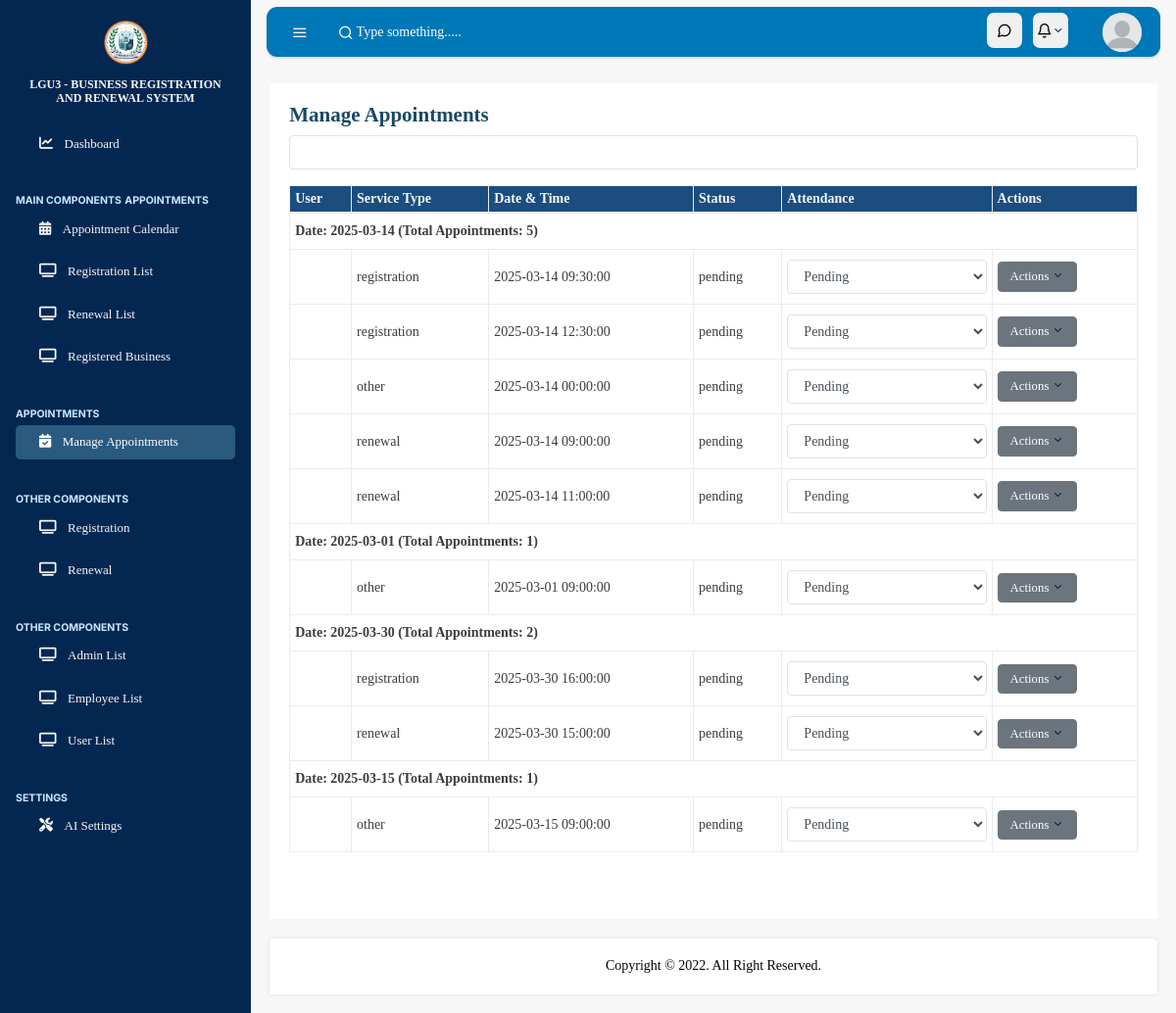
The page /admin/manage_appointments.php on the database its author committed.
### tables this page shows
CREATE TABLE `appointments` (
  `id` int(11) NOT NULL,
  `service_type` varchar(50) NOT NULL,
  `appointment_date` date NOT NULL,
  `time_slot` time NOT NULL,
  `notes` text DEFAULT NULL,
  `created_at` timestamp NOT NULL DEFAULT current_timestamp(),
  `duration` int(11) NOT NULL,
  `user_id` int(11) DEFAULT NULL,
  `status` varchar(50) DEFAULT 'pending',
  `attendance` varchar(50) DEFAULT 'pending'
);

### admin/manage_appointments.php (the view, shortened to what this page needs)
<?php
include '../admin/assets/inc/header.php';
?>
<div class="table-container-form">
    <div class="table-container table-form">
        <div class="table-body">
            <h4>Manage Appointments</h4>
            <div class="mb-3">
                <input type="text" id="searchAppointments" class="form-control" placeholder="Search by user, service type, or status...">
            </div>
            <table class="table table-bordered" id="appointmentsTable">
                <thead>
                    <tr>
                        <th>User</th>
                        <th>Service Type</th>
                        <th>Date & Time</th>
                        <th>Status</th>
                        <th>Attendance</th>
                        <th>Actions</th>
                    </tr>
                </thead>
                <tbody>
                    <?php
                    $query = "SELECT * FROM appointments";
                    $result = mysqli_query($conn, $query);
                    $appointmentsByDate = [];
                    while ($row = mysqli_fetch_assoc($result)) {
                        $date = $row['appointment_date'];
                        if (!isset($appointmentsByDate[$date])) {
                            $appointmentsByDate[$date] = [];
                        }
                        $appointmentsByDate[$date][] = $row;
                    }
                    foreach ($appointmentsByDate as $date => $appointments) {
                        $totalAppointments = count($appointments);
                        echo "<tr>
                                <td colspan='6'><strong>Date: {$date} (Total Appointments: {$totalAppointments})</strong></td>
                              </tr>";
                        foreach ($appointments as $row) {
                            echo "<tr data-id='{$row['id']}'>
                                    <td>{$row['user_id']}</td>
                                    <td>{$row['service_type']}</td>
                                    <td>{$row['appointment_date']} {$row['time_slot']}</td>
                                    <td class='status'>{$row['status']}</td>
                                    <td>
                                        <select class='form-control attendance' onchange='updateAttendance({$row['id']}, this.value)'>
                                            <option value='pending' " . ($row['attendance'] === 'pending' ? 'selected' : '') . ">Pending</option>
                                            <option value='attended' " . ($row['attendance'] === 'attended' ? 'selected' : '') . ">Attended</option>
                                            <option value='not_attended' " . ($row['attendance'] === 'not_attended' ? 'selected' : '') . ">Not Attended</option>
                                        </select>
                                    </td>
                                    <td>
                                        <div class='dropdown'>
                                            <button class='btn btn-secondary dropdown-toggle' type='button' id='dropdownMenuButton{$row['id']}' data-bs-toggle='dropdown' aria-expanded='false'>
                                                Actions
                                            </button>
                                            <ul class='dropdown-menu' aria-labelledby='dropdownMenuButton{$row['id']}'>
                                                <li><a class='dropdown-item' href='#' data-action='approve' data-id='{$row['id']}'>Approve</a></li>
                                                <li><a class='dropdown-item' href='#' data-action='pending' data-id='{$row['id']}'>Pending</a></li>
                                                <li><a class='dropdown-item' href='#' data-action='reject' data-id='{$row['id']}'>Reject</a></li>
                                                <li><a class='dropdown-item' href='#' data-action='delete' data-id='{$row['id']}'>Delete</a></li>
                                            </ul>
                                        </div>
                                    </td>
                                  </tr>";
                        }
                    }
                    ?>
                </tbody>
            </table>
        </div>
    </div>
</div>
<?php
include '../admin/assets/inc/footer.php';
?>

### admin/assets/inc/header.php (shortened to what this page needs)
<!DOCTYPE html>
<html lang="en">
<head>
    <link rel="stylesheet" href="https://cdn.jsdelivr.net/npm/@fortawesome/fontawesome-free@6.6.0/css/fontawesome.min.css">
    <link rel="stylesheet" href="https://cdnjs.cloudflare.com/ajax/libs/font-awesome/6.6.0/css/all.min.css">
    <link rel="stylesheet" href="assets/css/simplebar.css">
    <link rel="stylesheet" href="assets/css/feather.css">
    <link rel="stylesheet" href="assets/css/main.css">
    <link rel="stylesheet" href="https://cdn.datatables.net/1.13.4/css/dataTables.bootstrap5.min.css" />
    <link href="https://cdn.jsdelivr.net/npm/summernote@0.8.18/dist/summernote.min.css" rel="stylesheet">
    <link href="https://cdn.jsdelivr.net/npm/summernote@0.8.18/dist/summernote-lite.min.css" rel="stylesheet">
    <link rel="stylesheet" href="assets/css/evo-calendar.midnight-blue.min.css">
    <link rel="stylesheet" href="assets/css/evo-calendar.min.css">
    <link rel="stylesheet" href="assets/css/evo-calendar.royal-navy.css">
    <link rel="stylesheet" href="assets/css/evo-calendar.royal-navy.min.css">
</head>
<body class="vertical  light">
    <div class="wrapper">
        <?php include 'assets/inc/navbar.php';  ?>
        <?php include 'assets/inc/sidebar.php';  ?>
        <main role="main" class="main-content">

### admin/assets/inc/navbar.php (shortened to what this page needs)
<nav class="topnav navbar navbar-light">
    <button type="button" class="navbar-toggler text-muted mt-2 p-0 mr-3 collapseSidebar">
        <i class="fe fe-menu navbar-toggler-icon"></i>
    </button>
    <form class="form-inline mr-auto searchform text-muted">
        <input class="form-control bg-transparent border-0 pl-4" type="search" placeholder="Type something....." aria-label="Search">
    </form>
    <ul class="nav">
        <li class="nav-item">
            <section class="nav-link text-muted my-2 circle-icon" href="#" data-toggle="modal" data-target=".modal-shortcut">
                <span class="fe fe-message-circle fe-16"></span>
            </section>
        </li>
        <li class="nav-item dropdown nav-notif">
            <a class="nav-link text-muted my-2 circle-icon dropdown-toggle" href="#" id="notifDropdown" role="button" data-toggle="dropdown" aria-haspopup="true" aria-expanded="false">
                <span class="fe fe-bell fe-16"></span>
            </a>
        </li>
        <li class="nav-item dropdown">
            <span class="nav-link text-muted pr-0 avatar-icon" id="navbarDropdownMenuLink" role="button" data-toggle="dropdown" aria-haspopup="true" aria-expanded="false">
                <span class="avatar avatar-sm mt-2">
                <div class="avatar-img rounded-circle avatar-initials-min text-center position-relative">
                    <?php
                    $defaultUserImage = "assets/image/profile.png";
                    $imagePath = $defaultUserImage;
                    echo '<img src="' . $imagePath . '" style="height: 100px; width: 100px; border-radius: 50%; object-fit: cover;">';
                    ?>
                </div>
                </span>
            </span>
        </li>
    </ul>
</nav>

### admin/assets/inc/sidebar.php (shortened to what this page needs)
<?php
$pageName = substr($_SERVER['SCRIPT_NAME'], strrpos($_SERVER['SCRIPT_NAME'],"/") +1);
?>
<aside class="sidebar-left border-right bg-white " id="leftSidebar" data-simplebar>
    <nav class="vertnav navbar-side navbar-light">
        <div class="w-100 mb-4 d-flex">
            <a class="navbar-brand mx-auto mt-2 flex-fill text-center" href="index.php">
                <img src="assets/image/unified-lgu-logo.png" width="45">
                <div class="brand-title">
                    <br>
                    <span>LGU3 - BUSINESS REGISTRATION <br> AND RENEWAL SYSTEM </span>
                </div>
            </a>
        </div>
        <ul class="navbar-nav <?= $pageName == 'dashboard.php' ? 'active':''; ?> flex-fill w-100 mb-2">
            <li class="nav-item dropdown">
                <a class="nav-link" href="dashboard.php">
                    <i class="fas fa-chart-line"></i>
                    <span class="ml-3 item-text">Dashboard</span>
                </a>
            </li>
        </ul>
       <p class="text-muted-nav nav-heading mt-4 mb-1">
            <span style="font-size: 10.5px; font-weight: bold; font-family: 'Inter', sans-serif;">MAIN COMPONENTS</span>
        </p>
            <p class="text-muted-nav nav-heading mt-4 mb-1">
                <span style="font-size: 10.5px; font-weight: bold; font-family: 'Inter', sans-serif;">APPOINTMENTS</span>
            </p>
            <ul class="navbar-nav <?= $pageName == 'appointment_calendar.php' ? 'active':''; ?> flex-fill w-100 mb-2">
                <li class="nav-item w-100">
                    <a class="nav-link" href="appointment_calendar.php">
                        <i class="fa-solid fa-calendar-days"></i>
                        <span class="ml-3 item-text">Appointment Calendar</span>
                    </a>
                </li>
            </ul>
            <ul class="navbar-nav <?= $pageName == 'registration_list.php' ? 'active':''; ?> flex-fill w-100 mb-2">
                <li class="nav-item w-100">
                    <a class="nav-link" href="registration_list.php">
                        <i class="fa-solid fa-tv"></i>
                        <span class="ml-3 item-text">Registration List</span>
                    </a>
                </li>
            </ul>
            <ul class="navbar-nav <?= $pageName == 'renewal_list.php' ? 'active':''; ?> flex-fill w-100 mb-2">
                <li class="nav-item w-100">
                    <a class="nav-link" href="renewal_list.php">
                        <i class="fa-solid fa-tv"></i>
                        <span class="ml-3 item-text">Renewal List</span>
                    </a>
                </li>
            </ul>
            <ul class="navbar-nav <?= $pageName == 'business_aprove_list_data.php' ? 'active':''; ?> flex-fill w-100 mb-2">
                <li class="nav-item w-100">
                    <a class="nav-link" href="business_aprove_list_data.php">
                        <i class="fa-solid fa-tv"></i>
                        <span class="ml-3 item-text">Registered Business</span>
                    </a>
                </li>
            </ul>
            <p class="text-muted-nav nav-heading mt-4 mb-1">
                <span style="font-size: 10.5px; font-weight: bold; font-family: 'Inter', sans-serif;">APPOINTMENTS</span>
            </p>
            <ul class="navbar-nav <?= $pageName == 'manage_appointments.php' ? 'active':''; ?> flex-fill w-100 mb-2">
                <li class="nav-item w-100">
                    <a class="nav-link" href="manage_appointments.php">
                        <i class="fa-solid fa-calendar-check"></i>
                        <span class="ml-3 item-text">Manage Appointments</span>
                    </a>
                </li>
            </ul>
            <p class="text-muted-nav nav-heading mt-4 mb-1">
                <span style="font-size: 10.5px; font-weight: bold; font-family: 'Inter', sans-serif;">OTHER COMPONENTS</span>
            </p>
            <ul class="navbar-nav <?= $pageName == 'registration.php' ? 'active':''; ?> flex-fill w-100 mb-2">
                <li class="nav-item w-100">
                    <a class="nav-link" href="registration.php">
                        <i class="fa-solid fa-tv"></i>
                        <span class="ml-3 item-text">Registration</span>
                    </a>
                </li>
            </ul>
            <ul class="navbar-nav <?= $pageName == 'renewal.php' ? 'active':''; ?> flex-fill w-100 mb-2">
                <li class="nav-item w-100">
                    <a class="nav-link" href="renewal.php">
                        <i class="fa-solid fa-tv"></i>
                        <span class="ml-3 item-text">Renewal</span>
                    </a>
                </li>
            </ul>
            <p class="text-muted-nav nav-heading mt-4 mb-1">
                <span style="font-size: 10.5px; font-weight: bold; font-family: 'Inter', sans-serif;">OTHER COMPONENTS</span>
            </p>
            <ul class="navbar-nav <?= $pageName == 'admin_list.php' ? 'active':''; ?> flex-fill w-100 mb-2">
                <li class="nav-item w-100">
                    <a class="nav-link" href="admin_list.php">
                        <i class="fa-solid fa-tv"></i>
                        <span class="ml-3 item-text">Admin List</span>
                    </a>
                </li>
            </ul>
            <ul class="navbar-nav <?= $pageName == 'employee_list.php' ? 'active':''; ?>
            flex-fill w-100 mb-2">
                <li class="nav-item w-100">
                    <a class="nav-link" href="employee_list.php">
                        <i class="fa-solid fa-tv"></i>
                        <span class="ml-3 item-text">Employee List</span>
                    </a>
                </li>
            </ul>
            <ul class="navbar-nav <?= $pageName == 'user_list.php' ? 'active':''; ?>  flex-fill w-100 mb-2">
                <li class="nav-item w-100">
                    <a class="nav-link" href="user_list.php">
                        <i class="fa-solid fa-tv"></i>
                        <span class="ml-3 item-text">User List</span>
                    </a>
                </li>
            </ul>
            <p class="text-muted-nav nav-heading mt-4 mb-1">
                <span style="font-size: 10.5px; font-weight: bold; font-family: 'Inter', sans-serif;">SETTINGS</span>
            </p>
            <ul class="navbar-nav <?= $pageName == 'settings_ai.php' ? 'active':''; ?> flex-fill w-100 mb-2">
                <li class="nav-item w-100">
                    <a class="nav-link" href="settings_ai.php">
                        <i class="fa-solid fa-screwdriver-wrench"></i>
                        <span class="ml-3 item-text">AI Settings</span>
                    </a>
                </li>
            </ul>
    </nav>
</aside>

### admin/assets/inc/footer.php (shortened to what this page needs)
<footer>
    <div class="copyright">
        copyright &copy; 2022. all right reserved.
    </div>
</footer>
</main>
</body>
</html>

### admin/assets/css/simplebar.css (style rules this page uses)
[data-simplebar] { position: relative; flex-direction: column; flex-wrap: wrap; justify-content: flex-start; align-content: flex-start; align-items: flex-start; }

### admin/assets/css/feather.css (style rules this page uses)
.fe { font-family: "feather" !important; speak: none; font-style: normal; font-weight: normal; font-variant: normal; text-transform: none; line-height: 1; -webkit-font-smoothing: antialiased; -moz-osx-font-smoothing: grayscale; }
.fe-16 { font-size: 16px; }
.fe-bell:before { content: ""; }
.fe-menu:before { content: ""; color: #f7f7f7; }
.fe-message-circle:before { content: ""; }

### admin/assets/inc/header.php (style rules this page uses)
.avatar-initials-min { width: 40px; height: 40px; background: #75e6da; border-radius: 50%; display: flex; margin-left: 8px; justify-content: center; align-items: center; font-size: 14px; font-weight: bold; color: #fff; }
.avatar-img { position: relative; transition: background-color 0.3s ease-in-out; }

### rows shown on the page
appointments: service_type "registration", appointment_date "2025-03-14", time_slot "09:30:00", status "pending", attendance+id "Pending"
appointments: service_type "registration", appointment_date "2025-03-14", time_slot "12:30:00", status "pending", attendance+id "Pending"
appointments: service_type "other", appointment_date "2025-03-14", time_slot "00:00:00", status "pending", attendance+id "Pending"
appointments: service_type "renewal", appointment_date "2025-03-14", time_slot "09:00:00", status "pending", attendance+id "Pending"
appointments: service_type "renewal", appointment_date "2025-03-14", time_slot "11:00:00", status "pending", attendance+id "Pending"
appointments: service_type "other", appointment_date "2025-03-01", time_slot "09:00:00", status "pending", attendance+id "Pending"
appointments: service_type "registration", appointment_date "2025-03-30", time_slot "16:00:00", status "pending", attendance+id "Pending"
appointments: service_type "renewal", appointment_date "2025-03-30", time_slot "15:00:00", status "pending", attendance+id "Pending"
appointments: appointment_date "2025-03-15", totalAppointments "1", service_type "other", time_slot "09:00:00", status "pending", attendance+id "Pending"

### other values the page prints
$date "2025-03-14"
$totalAppointments "5"
$date "2025-03-01"
$totalAppointments "1"
$date "2025-03-30"
$totalAppointments "2"
